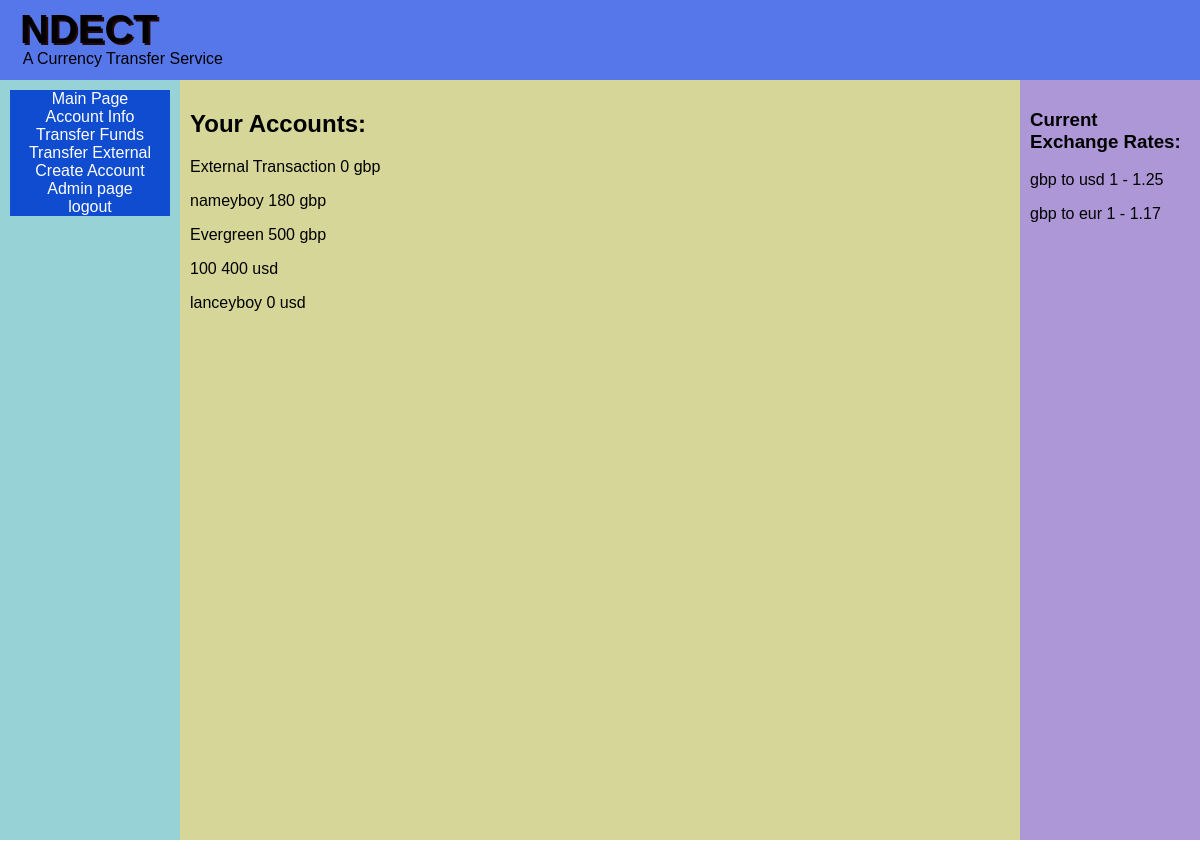
The app's page /pages/mainpage.php (signed in) with its own data.
### tables this page shows
CREATE TABLE "Currency" (
	"CurrencyId"	INTEGER NOT NULL UNIQUE,
	"Togbp"	REAL NOT NULL,
	"name"	TEXT NOT NULL,
	PRIMARY KEY("CurrencyId")
);

### pages/mainpage.php (the view, shortened to what this page needs)
<!DOCTYPE html>
<html lang="en">
<head>
<link rel="stylesheet" href="../css/thecss.css">
</head>
<body>
<?php
include '../assets/headerbar.php';
?>
<div class = "row">
  <?php
  include '../assets/left_sidebar.php';
  ?>
  <div class = "column centre">
    <h2>Your Accounts:</h2>
    <?php
    $db = new SQLite3('../db/db.db');
    $userid = $_SESSION["user_id"];
    $sql = "SELECT Account_Table.Ballance,Account_Table.Name,Currency.name From Account_Table
    Join Currency On Account_Table.CurrencyId = Currency.CurrencyId
    Where UserId = '$userid'";
    $results = $db->query($sql);
    $result = $results->fetchArray();
    while($result != False){
      echo "<p>".$result["Name"]."  ".$result["Ballance"]." ".$result["name"]."</p>";
      $result = $results->fetchArray();
    }
    ?>
  </div>
  <div class = "column right">
  <h3>Current Exchange Rates:</h3>
  <?php
    $sql = "SELECT Togbp,name From Currency where CurrencyId > 1";
    $results = $db->query($sql);
    $result = $results->fetchArray();
    while($result != False){
      echo "<p> gbp to ".$result["name"]."  1 - ".$result["Togbp"]."</p>";
      $result = $results->fetchArray();
    }
    ?>
  </div>
</div>
</body>
</html>

### css/thecss.css (style rules this page uses)
html, body { height: calc(100% - 40px); width: 100%; margin: 0px; }
.row { height: 100%; padding-top: 0px; }
.row:after { content: ""; display: table; clear: both; }
.column { float: left; padding: 10px; max-width: 100%; height: 100%; }
.centre { background-color: #d5d697; width: 70%; overflow-y: auto; }
.right { background-color: #ad97d6; width: 15%; }

### pages/mainpage.php (style rules this page uses)
* { box-sizing: border-box; }
body { font-family: Arial, Helvetica, sans-serif; }

### assets/headerbar.php (style rules this page uses)
* { box-sizing: border-box; }
body { font-family: Arial, Helvetica, sans-serif; }

### assets/left_sidebar.php (style rules this page uses)
* { box-sizing: border-box; }
body { font-family: Arial, Helvetica, sans-serif; }

### records on screen
currency: name "usd", Togbp "1.25"
currency: name "eur", Togbp "1.17"

### other values on screen
$result["Name"] "External Transaction"
$result["Ballance"] "0"
$result["name"] "gbp"
$result["Name"] "nameyboy"
$result["Ballance"] "180"
$result["Name"] "Evergreen"
$result["Ballance"] "500"
$result["Name"] "100"
$result["Ballance"] "400"
$result["name"] "usd"
$result["Name"] "lanceyboy"
